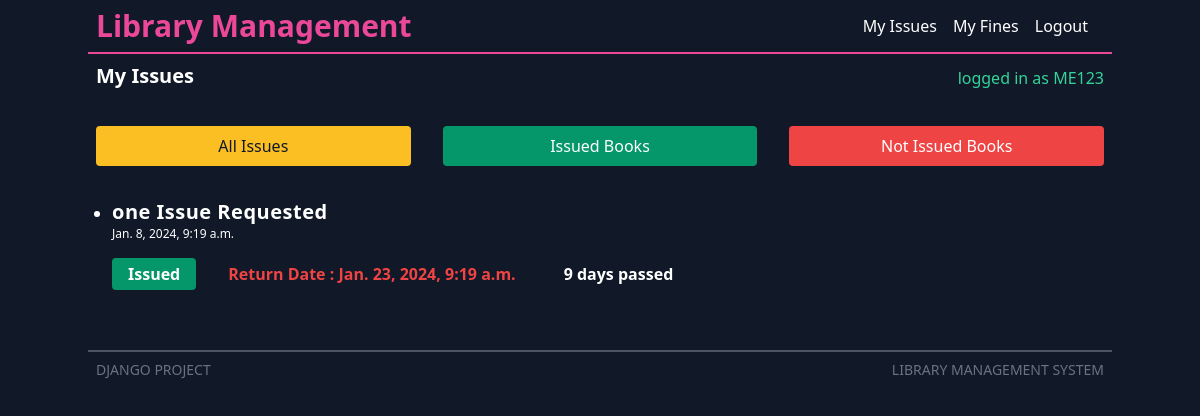
The page /my-issues/ (signed in) on the database its author committed.
### library/models.py (models this page shows, shortened)
class Issue(models.Model):
    student=models.ForeignKey(Student,on_delete=models.CASCADE)
    book=models.ForeignKey(Book,on_delete=models.CASCADE)
    created_at=models.DateTimeField( auto_now=True)
    issued=models.BooleanField(default=False)
    issued_at=models.DateTimeField( auto_now=False,null=True,blank=True)
    returned=models.BooleanField(default=False)
    return_date=models.DateTimeField(auto_now=False,auto_created=False,auto_now_add=False,null=True,blank=True)
    def days_no(self):
        if self.issued:
            y,m,d=str(timezone.now().date()).split('-')
            today=datetime.date(int(y),int(m),int(d))
            y2,m2,d2=str(self.return_date.date()).split('-')
            lastdate=datetime.date(int(y2),int(m2),int(d2))
            print(lastdate-today,lastdate>today)
            if lastdate > today:
                return "{} left".format(str(lastdate-today).split(',')[0])
            else:
                return "{} passed".format(str(today-lastdate).split(',')[0])
        else:
            return ""

class Book(models.Model):
    name=models.CharField(max_length=350)
    author=models.ForeignKey(Author,on_delete=models.CASCADE)
    image=models.ImageField()
    category=models.CharField(max_length=220)

### library/views.py (the view)
# urls.py: path('my-issues/',myissues),
@login_required(login_url='/student/login/')
@user_passes_test(lambda u: not u.is_superuser ,login_url='/student/login/')
def myissues(request):
    if Student.objects.filter(student_id=request.user):
        student=Student.objects.filter(student_id=request.user)[0]
        if request.GET.get('issued') is not None:
            issues=Issue.objects.filter(student=student,issued=True)
        elif request.GET.get('notissued') is not None:
            issues=Issue.objects.filter(student=student,issued=False)
        else:
            issues=Issue.objects.filter(student=student)
        return render(request,'library/myissues.html',{'issues':issues})
    messages.error(request,'You are Not a Student !')
    return redirect('/')

### templates/library/myissues.html
{% extends 'base.html' %} {% block heading %} My Issues {% endblock heading %}
{% block content %}
<form
  class="flex flex-col sm:flex-row items-center justify-start"
  method="GET"
  action="/my-issues/"
>
  <button
    class="text-gray-900 w-1/2 hover:shadow-md text-md rounded bg-yellow-400 px-4 py-2"
    name="all"
    type="submit"
  >
    All Issues
  </button>
  <button
    class="text-white ml-0 mt-4 w-1/2 sm:mt-0 sm:ml-8 hover:shadow-md text-md rounded bg-green-600 px-4 py-2"
    name="issued"
    type="submit"
  >
    Issued Books
  </button>
  <button
    class="text-white ml-0 w-1/2 mt-4 sm:mt-0 sm:ml-8 hover:shadow-md text-md rounded bg-red-500 px-4 py-2"
    name="notissued"
    type="submit"
  >
    Not Issued Books
  </button>
</form>
<ul class="list-disc px-4 mt-8">
  {% for issue in issues %}
  <li class="">
    <h3 class="text-xl font-semibold tracking-wide">
      {{issue.book.name}} Issue Requested
    </h3>
    <h4 class="text-xs">{{issue.created_at}}</h4>
    <div class="flex flex-row w-2/3 space-x-4 mt-4 mb-8">
      {% if issue.issued %}
      <h5 class="w-xs font-bold rounded bg-green-600 px-4 py-1">Issued</h5>
      <h5 class="w-xs font-bold text-red-500 px-4 py-1">
        Return Date : {{issue.return_date}}
      </h5>
      {% else %}
      <h5 class="w-xs rounded font-bold text-pink-500 px-0 py-0">
        Issue Request Pending
      </h5>
      {% endif %}
      {% if issue.issued and issue.returned %}
      <h5 class="w-xs rounded font-bold bg-green-600 px-4 py-1">Returned</h5>
      {% else %}
      <h5 class="w-xs font-bold px-4 py-1">{{issue.days_no}}</h5>
      {% endif %}
    </div>
  </li>
  {% empty %}
  <h2>Nothing Found</h2>
  {% endfor %}
</ul>
{% endblock %}

### templates/base.html (shortened to what this page needs)
<!DOCTYPE html>
<html lang="en">
  <head>
    <link
      href="https://unpkg.com/tailwindcss@^2/dist/tailwind.min.css"
      rel="stylesheet"
    />
  </head>
  <body class="min-h-screen bg-gray-900 text-white">
    {% include 'nav.html' %}
    <header
      class="flex flex-row justify-between items-end mb-5 md:mx-auto max-w-5xl p-2"
    >
      <h1 class="font-bold text-lg sm:text-xl capitalize">
        {%block heading %}{% endblock heading %}
      </h1>
      {% if user.is_anonymous %}
      <h2 class="text-red-400 sm:pr-5 xl:pr-3">logged out</h2>
      {% else %}
      <h2 class="text-green-400">logged in as {{user}}</h2>
      {% endif %}
    </header>
    <main class="container md:mx-auto max-w-5xl p-2">
      {% block content %}{% endblock content %}
    </main>
    {% include 'footer.html' %}
  </body>
</html>

### rows shown on the page
Issue: book.name "one", created_at "Jan. 8, 2024, 9:19 a.m.", return_date "Jan. 23, 2024, 9:19 a.m.", days_no "9 days passed"

### other values the page prints
{{ user }} "ME123"
